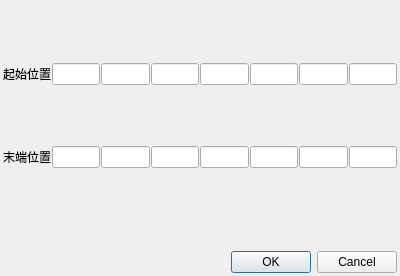
<?xml version="1.0" encoding="UTF-8"?>
<ui version="4.0">
 <class>PathPlanningSettingDialog</class>
 <widget class="QDialog" name="PathPlanningSettingDialog">
  <property name="geometry">
   <rect>
    <x>0</x>
    <y>0</y>
    <width>400</width>
    <height>276</height>
   </rect>
  </property>
  <property name="windowTitle">
   <string>规划设定器</string>
  </property>
  <layout class="QVBoxLayout" name="verticalLayout_2">
   <property name="spacing">
    <number>1</number>
   </property>
   <property name="leftMargin">
    <number>3</number>
   </property>
   <property name="topMargin">
    <number>3</number>
   </property>
   <property name="rightMargin">
    <number>3</number>
   </property>
   <property name="bottomMargin">
    <number>3</number>
   </property>
   <item>
    <layout class="QVBoxLayout" name="verticalLayout">
     <item>
      <layout class="QHBoxLayout" name="horizontalLayout">
       <item>
        <widget class="QLabel" name="label">
         <property name="text">
          <string>起始位置</string>
         </property>
        </widget>
       </item>
       <item>
        <widget class="QLineEdit" name="iniTheta1">
         <property name="dragEnabled">
          <bool>false</bool>
         </property>
        </widget>
       </item>
       <item>
        <widget class="QLineEdit" name="iniTheta2"/>
       </item>
       <item>
        <widget class="QLineEdit" name="iniTheta3"/>
       </item>
       <item>
        <widget class="QLineEdit" name="iniTheta4"/>
       </item>
       <item>
        <widget class="QLineEdit" name="iniTheta5"/>
       </item>
       <item>
        <widget class="QLineEdit" name="iniTheta6"/>
       </item>
       <item>
        <widget class="QLineEdit" name="iniTheta7"/>
       </item>
      </layout>
     </item>
     <item>
      <layout class="QHBoxLayout" name="horizontalLayout_2">
       <item>
        <widget class="QLabel" name="label_2">
         <property name="text">
          <string>末端位置</string>
         </property>
        </widget>
       </item>
       <item>
        <widget class="QLineEdit" name="endTheta1"/>
       </item>
       <item>
        <widget class="QLineEdit" name="endTheta2"/>
       </item>
       <item>
        <widget class="QLineEdit" name="endTheta3"/>
       </item>
       <item>
        <widget class="QLineEdit" name="endTheta4"/>
       </item>
       <item>
        <widget class="QLineEdit" name="endTheta5"/>
       </item>
       <item>
        <widget class="QLineEdit" name="endTheta6"/>
       </item>
       <item>
        <widget class="QLineEdit" name="endTheta7"/>
       </item>
      </layout>
     </item>
     <item>
      <spacer name="horizontalSpacer">
       <property name="orientation">
        <enum>Qt::Horizontal</enum>
       </property>
       <property name="sizeHint" stdset="0">
        <size>
         <width>40</width>
         <height>20</height>
        </size>
       </property>
      </spacer>
     </item>
    </layout>
   </item>
   <item>
    <widget class="QDialogButtonBox" name="buttonBox">
     <property name="orientation">
      <enum>Qt::Horizontal</enum>
     </property>
     <property name="standardButtons">
      <set>QDialogButtonBox::Cancel|QDialogButtonBox::Ok</set>
     </property>
    </widget>
   </item>
  </layout>
 </widget>
 <resources/>
 <connections>
  <connection>
   <sender>buttonBox</sender>
   <signal>accepted()</signal>
   <receiver>PathPlanningSettingDialog</receiver>
   <slot>accept()</slot>
   <hints>
    <hint type="sourcelabel">
     <x>248</x>
     <y>254</y>
    </hint>
    <hint type="destinationlabel">
     <x>157</x>
     <y>274</y>
    </hint>
   </hints>
  </connection>
  <connection>
   <sender>buttonBox</sender>
   <signal>rejected()</signal>
   <receiver>PathPlanningSettingDialog</receiver>
   <slot>reject()</slot>
   <hints>
    <hint type="sourcelabel">
     <x>316</x>
     <y>260</y>
    </hint>
    <hint type="destinationlabel">
     <x>286</x>
     <y>274</y>
    </hint>
   </hints>
  </connection>
 </connections>
</ui>
